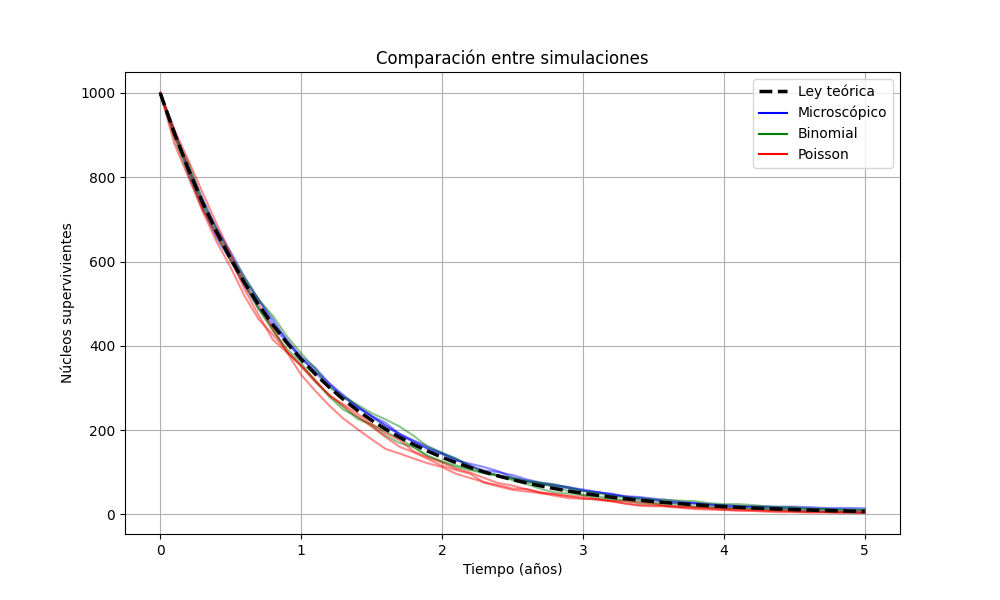

The Python source for this figure:
import numpy as np
import matplotlib.pyplot as plt

# ==========================
# CONSTANTES FÍSICAS
# ==========================

#T12 = 5730.0
#Lambda = np.log(2) / T12

Lambda = 1

N0 = 10**3

# ==========================
# CARGAR DATOS
# ==========================

microscopico = np.loadtxt("simulaciones/microscopic.txt")
binomial = np.loadtxt("simulaciones/binomial.txt")
poisson = np.loadtxt("simulaciones/poisson.txt")

# Primera columna: tiempos
tiempos = microscopico[:, 0]

# Curva teórica
N_teorica = N0 * np.exp(-Lambda * tiempos)

# ==========================
# GRÁFICA
# ==========================

plt.figure(figsize=(10, 6))

# --- Microscópico ---
for i in range(1, 4):
    plt.plot(
        tiempos,
        microscopico[:, i],
        color="blue",
        alpha=0.45,
        linewidth=1.5
    )

# --- Binomial ---
for i in range(1, 4):
    plt.plot(
        tiempos,
        binomial[:, i],
        color="green",
        alpha=0.45,
        linewidth=1.5
    )

# --- Poisson ---
for i in range(1, 4):
    plt.plot(
        tiempos,
        poisson[:, i],
        color="red",
        alpha=0.45,
        linewidth=1.5
    )

# --- Curva teórica ---
plt.plot(
    tiempos,
    N_teorica,
    color="black",
    linestyle="--",
    linewidth=2.5,
    label="Ley teórica"
)

# Para que la leyenda no repita 3 veces cada método
plt.plot([], [], color="blue", label="Microscópico")
plt.plot([], [], color="green", label="Binomial")
plt.plot([], [], color="red", label="Poisson")

plt.xlabel("Tiempo (años)")
plt.ylabel("Núcleos supervivientes")
plt.title("Comparación entre simulaciones")
plt.legend()
plt.grid(True)
plt.savefig("simulaciones/comparacion.png")

plt.show()
